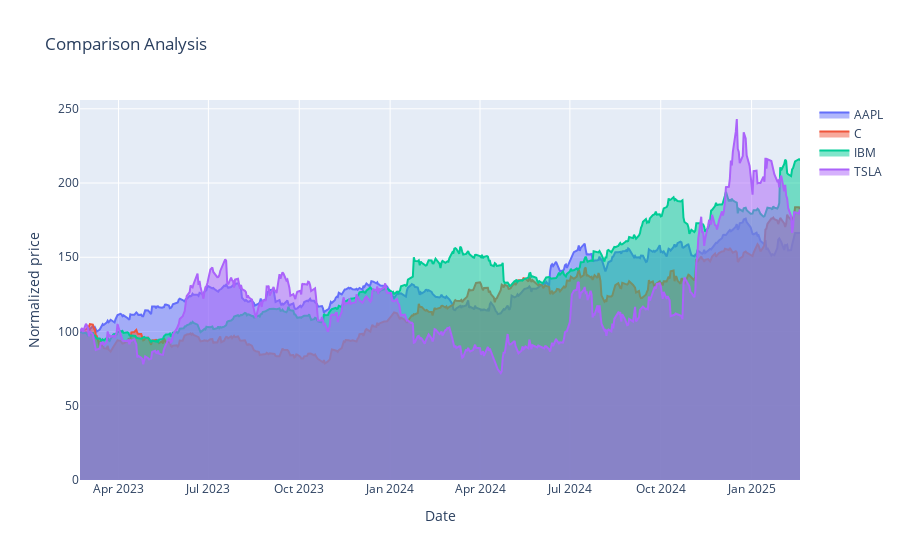

Notebook source saved alongside this figure:
### Markdown cell above
## adding fill

### Code cell
# note the changes it makes to the graph simply by doing  fill='tozeroy'
fig = go.Figure(data=[go.Scatter(x=norm.index, y=norm[ticker], name=ticker, fill='tozeroy') for ticker in norm.columns])
fig.update_layout(title='Comparison Analysis',
                   xaxis_title='Date',
                   yaxis_title='Normalized price')
fig.show()

### Figure 1 — Plotly figure (JSON) as saved in the notebook; plotly's stock layout.template omitted (floating-point values rounded to 4 significant figures; data arrays with more than 128 entries replaced by an {"elided": "..."} marker saying what was removed)
{"data": [{"fill": "tozeroy", "name": "AAPL", "type": "scatter", "x": {"elided": "501 str values"}, "y": {"elided": "501 float values"}}, {"fill": "tozeroy", "name": "C", "type": "scatter", "x": {"elided": "501 str values"}, "y": {"elided": "501 float values"}}, {"fill": "tozeroy", "name": "IBM", "type": "scatter", "x": {"elided": "501 str values"}, "y": {"elided": "501 float values"}}, {"fill": "tozeroy", "name": "TSLA", "type": "scatter", "x": {"elided": "501 str values"}, "y": {"elided": "501 float values"}}], "layout": {"title": {"text": "Comparison Analysis"}, "xaxis": {"title": {"text": "Date"}}, "yaxis": {"title": {"text": "Normalized price"}}}}
